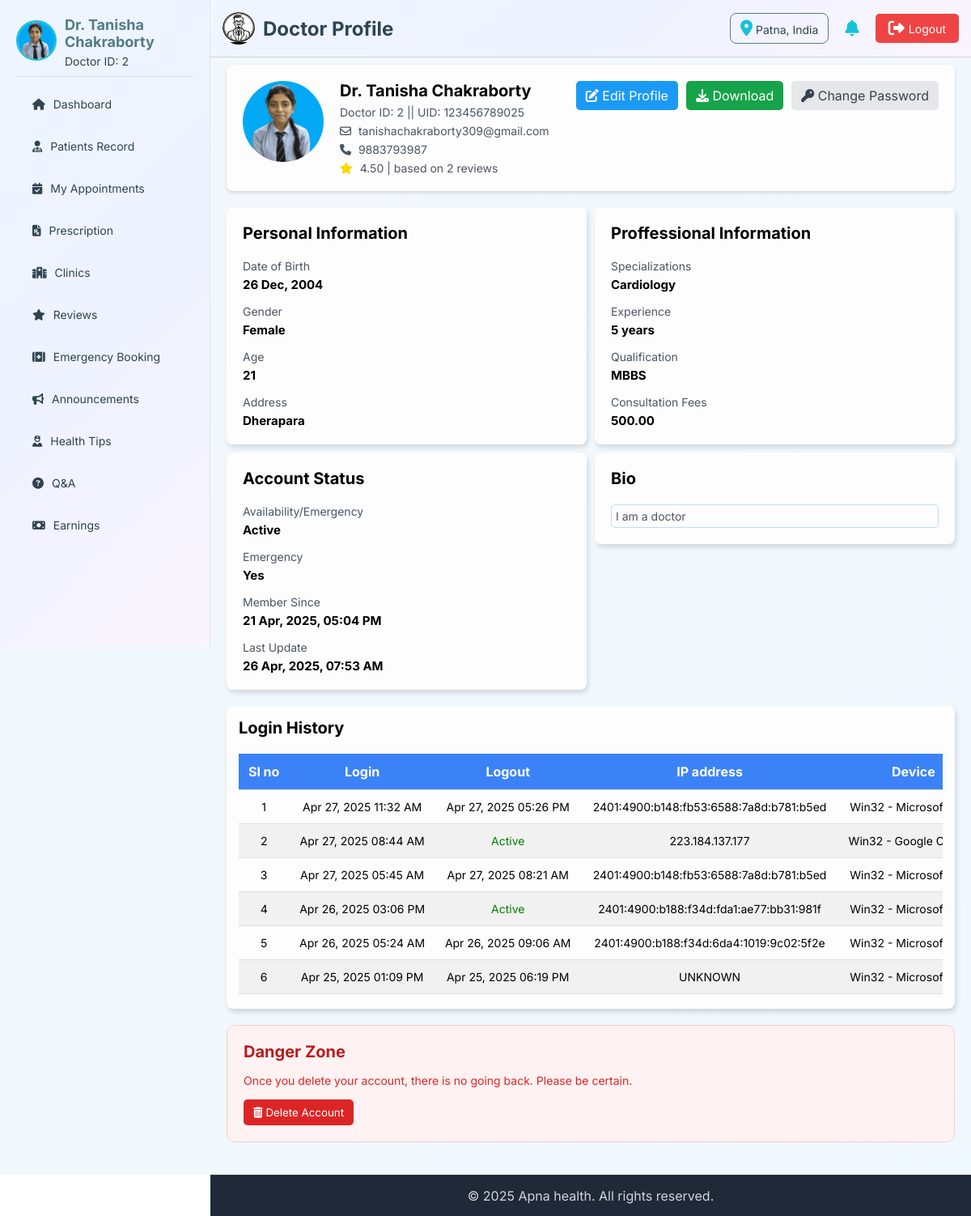
The page /doctor/doctor-profile.php (signed in) on the database its author committed.
### tables this page shows
CREATE TABLE `doctor` (
  `doctor_id` int(11) NOT NULL,
  `UID` varchar(20) NOT NULL,
  `name` varchar(255) NOT NULL,
  `email` varchar(255) NOT NULL,
  `phone` varchar(15) DEFAULT NULL,
  `password` varchar(255) NOT NULL,
  `specialization` varchar(255) DEFAULT NULL,
  `experience` int(11) DEFAULT NULL,
  `qualification` text DEFAULT NULL,
  `bio` text DEFAULT NULL,
  `profile_img` varchar(255) DEFAULT NULL,
  `rating` decimal(3,2) DEFAULT 0.00,
  `total_reviews` int(11) DEFAULT 0,
  `availability` enum('Active','Inactive','Blocked') DEFAULT 'Active',
  `address` varchar(512) DEFAULT NULL,
  `gender` enum('Male','Female','Other') DEFAULT NULL,
  `dob` date DEFAULT NULL,
  `fees` decimal(10,2) DEFAULT NULL,
  `emergency` enum('Yes','No') DEFAULT NULL,
  `created_at` timestamp NOT NULL DEFAULT current_timestamp(),
  `updated_at` timestamp NOT NULL DEFAULT current_timestamp() ON UPDATE current_timestamp()
);

CREATE TABLE `log_info` (
  `log_id` int(11) NOT NULL,
  `admin_id` int(11) DEFAULT NULL,
  `doctor_id` int(11) DEFAULT NULL,
  `patient_id` int(11) DEFAULT NULL,
  `login_time` timestamp NOT NULL DEFAULT current_timestamp(),
  `logout_time` timestamp NULL DEFAULT NULL,
  `ip_address` varchar(45) DEFAULT NULL,
  `device_info` varchar(255) DEFAULT NULL,
  `location` varchar(255) DEFAULT NULL,
  `status` enum('Success','Failed') NOT NULL,
  `log_type` enum('patient','doctor','admin') NOT NULL
);

### doctor/doctor-profile.php (the view, shortened to what this page needs)
<?php
include '../connection.php';
$doctor_id=$_SESSION['doctor_id']??0;
$stmt = $conn->prepare("SELECT * FROM doctor WHERE doctor_id = ?");
$stmt->bind_param("i", $doctor_id);
$stmt->execute();
$result = $stmt->get_result();
$doctor = $result->fetch_assoc();
$default_img = "../img/user.jpg";
$img = !empty($doctor['profile_img']) ? '../upload/doctor/' . $doctor['profile_img'] : $default_img;
function calculateAge($dob) {
    $birthDate = new DateTime($dob);
    $today = new DateTime();
    $age = $today->diff($birthDate)->y;
    return $age;
}
$age = !empty($doctor['dob']) ? calculateAge($doctor['dob']) : null;
?>
<!DOCTYPE html>
<html lang="en">
<head>
    <link rel="stylesheet" href="https://cdnjs.cloudflare.com/ajax/libs/font-awesome/6.7.2/css/all.min.css"
 />
</head>
<body>
    <?php include 'doctor-header.php';?>
    <main>
        <section class="first-sec">
            <div class="img">
                <img src="<?= $img ?>" alt="doctor">
            </div>
            <div class="basic-details">
                <h3><?= !empty($doctor['name']) ? htmlspecialchars($doctor['name']) : 'N/A' ?></h3>
                <p>Doctor ID: <?= !empty($doctor_id) ? $doctor_id : 'N/A' ?> || UID:
                    <?= !empty($doctor['UID']) ? htmlspecialchars($doctor['UID']) : 'N/A' ?></p>
                <p><i class="far fa-envelope"></i>
                    <?= !empty($doctor['email']) ? htmlspecialchars($doctor['email']) : 'N/A' ?></p>
                <p><i class="fas fa-phone"></i>
                    <?= !empty($doctor['phone']) ? htmlspecialchars($doctor['phone']) : 'N/A' ?></p>
                <p>
                    <i class="fa-solid fa-star" style="color: gold;"></i>
                    <?= !empty($doctor['rating']) ? htmlspecialchars($doctor['rating']) : 'N/A' ?> | based on
                    <?= !empty($doctor['total_reviews']) ? htmlspecialchars($doctor['total_reviews']) : 'N/A' ?> reviews
                </p>
            </div>
            <div class="action-btn">
                <a href="doctor-profileEdit.php?doctor_id=<?= $doctor_id ?>" class="edit"><i class="fas fa-edit"></i> Edit
                    Profile</a>
                <a href="download.php?id=<?= $doctor_id ?>" class="download"><i class="fas fa-download"></i>
                    Download</a>
                <a href="change-password.php?id=<?= $doctor_id ?>" class="password"><i class="fas fa-key"></i> Change
                    Password</a>
            </div>
        </section>
        <section class="third-sec">
            <div class="data-box">
                <h3>Personal Information</h3>
                <div class="box-data">
                    <div>
                        <p>Date of Birth</p>
                        <h4><?= !empty($doctor['dob']) ? date("d M, Y", strtotime($doctor['dob'])) : 'N/A' ?></h4>
                    </div>
                    <div>
                        <p>Gender</p>
                        <h4>
                            <?= !empty($doctor['gender']) ? htmlspecialchars($doctor['gender']) : 'N/A' ?>
                        </h4>
                    </div>
                    <div>
                        <p>Age</p>
                        <h4>
                            <?= $age !== null ? $age : 'N/A' ?>
                        </h4>
                    </div>
                    <div>
                        <p>Address</p>
                        <h4><?= !empty($doctor['address']) ? htmlspecialchars($doctor['address']) : 'N/A' ?>
                        </h4>
                    </div>
                </div>
            </div>
            <div class="data-box">
                <h3>Proffessional Information</h3>
                <div class="box-data">
                    <div>
                        <p>Specializations</p>
                        <h4><?= !empty($doctor['specialization']) ? htmlspecialchars($doctor['specialization']) : 'N/A' ?>
                        </h4>
                    </div>
                    <div>
                        <p>Experience</p>
                        <h4>
                            <?= !empty($doctor['experience']) ? htmlspecialchars($doctor['experience']) : 'N/A' ?> years
                        </h4>
                    </div>
                    <div>
                        <p>Qualification</p>
                        <h4><?= !empty($doctor['qualification']) ? htmlspecialchars($doctor['qualification']) : 'N/A' ?>
                        </h4>
                    </div>
                    <div>
                        <p>Consultation Fees</p>
                        <h4><?= !empty($doctor['fees']) ? htmlspecialchars($doctor['fees']) : 'N/A' ?>
                        </h4>
                    </div>
                </div>
            </div>
            <div class="data-box">
                <h3>Account Status</h3>
                <div class="box-data">
                    <div>
                        <p>Availability/Emergency</p>
                        <h4>
                            <?= !empty($doctor['availability']) ? htmlspecialchars($doctor['availability']) : 'N/A' ?>
                        </h4>
                    </div>
                    <div>
                        <p>Emergency</p>
                        <h4>
                            <?= !empty($doctor['emergency']) ? htmlspecialchars($doctor['emergency']) : 'N/A' ?>
                        </h4>
                    </div>
                    <div>
                        <p>Member Since</p>
                        <h4><?= !empty($doctor['created_at']) ? date("d M, Y, h:i A", strtotime($doctor['created_at'])) : 'N/A' ?>
                        </h4>
                    </div>
                    <div>
                        <p>Last Update</p>
                        <h4>
                            <?= !empty($doctor['updated_at']) ? date("d M, Y, h:i A", strtotime($doctor['updated_at'])) : 'N/A' ?>
                        </h4>
                    </div>
                </div>
            </div>
            <div class="data-box">
                <h3>Bio</h3>
                <div class="box-data" id="bio">
                    <p><?= !empty($doctor['bio']) ? htmlspecialchars($doctor['bio']) : 'N/A' ?></p>
                </div>
            </div>
        </section>
        <section class="forth-sec">
            <h3>Login History</h3>
            <div class="table">
                <table>
                    <thead>
                        <tr>
                            <th>Sl no</th>
                            <th>Login</th>
                            <th>Logout</th>
                            <th>IP address</th>
                            <th>Device</th>
                        </tr>
                    </thead>
                    <tbody>
                        <?php
                            $query = "SELECT *
                                    FROM log_info
                                    WHERE doctor_id = $doctor_id
                                    AND log_type = 'doctor'
                                    AND status = 'Success'
                                    ORDER BY login_time DESC";
                            $result = mysqli_query($conn, $query);
                            $sl = 1;
                        if (!empty($result) && mysqli_num_rows($result) > 0):
                        while ($log = mysqli_fetch_assoc($result)):
                        ?>
                        <tr>
                            <td><?= $sl++ ?></td>
                            <td><?= date('M d, Y h:i A', strtotime($log['login_time'])) ?></td>
                            <td>
                                <?= $log['logout_time'] ? date('M d, Y h:i A', strtotime($log['logout_time'])) : '<span style="color: green;">Active</span>' ?>
                            </td>
                            <td><?= htmlspecialchars($log['ip_address']) ?></td>
                            <td><?= htmlspecialchars($log['device_info']) ?></td>
                        </tr>
                        <?php endwhile; ?>
                        <?php else: ?>
                        <tr>
                            <td colspan="6">No login history found.</td>
                        </tr>
                        <?php endif; ?>
                    </tbody>
                </table>
            </div>
        </section>
        <section class="fifth-sec">
            <h3>Danger Zone</h3>
            <p>Once you delete your account, there is no going back. Please be certain.</p>
            <form action="doctor-delete-account.php" method="POST"
                onsubmit="return confirm('Are you sure you want to delete your account permanently?');">
                <button type="submit" name="delete_account">
                    <i class="fas fa-trash-alt"></i> Delete Account
                </button>
            </form>
        </section>
    </main>
    <?php include 'doctor-footer.php';?>
</body>
</html>

### doctor/doctor-header.php (shortened to what this page needs)
<?php
include '../connection.php';
$defaultLogo = "../img/logo.jpg";
$logoPath = $defaultLogo;
$logoQuery = mysqli_query($conn, "SELECT logo FROM admin WHERE admin_id = 1 LIMIT 1");
if ($logoQuery && mysqli_num_rows($logoQuery) > 0) {
    $logoData = mysqli_fetch_assoc($logoQuery);
    if (!empty($logoData['logo']) && file_exists('../upload/admin/' . $logoData['logo'])) {
        $logoPath = '../upload/admin/' . $logoData['logo'];
    }
}
$location = "Unknown";
if (isset($_SESSION['doctor_id'])) {
    $pid = $_SESSION['doctor_id'];
    $locQuery = mysqli_query($conn, "SELECT location FROM log_info WHERE doctor_id = $pid ORDER BY login_time DESC LIMIT 1");
    if ($locQuery && mysqli_num_rows($locQuery) > 0) {
        $locData = mysqli_fetch_assoc($locQuery);
        $location = $locData['location'] ?? "Unknown";
    }
}
$doctor_id = $_SESSION['doctor_id'] ?? null;
$doctor_img = '../img/user.jpg';
$doctor_name = 'Guest';
$doctor_id_display = '---';
if ($doctor_id) {
    $sql = "SELECT name, profile_img FROM doctor WHERE doctor_id = '$doctor_id'";
    $result = mysqli_query($conn, $sql);
    if ($row = mysqli_fetch_assoc($result)) {
        $doctor_name = $row['name'];
        $doctor_id_display = $doctor_id;
        if (!empty($row['profile_img']) && file_exists('../upload/doctor/' . $row['profile_img'])) {
            $doctor_img = '../upload/doctor/' . $row['profile_img'];
        }
    }
}
?>
<!DOCTYPE html>
<html lang="en">
<head>
    <link rel="stylesheet" href="https://cdnjs.cloudflare.com/ajax/libs/font-awesome/6.7.2/css/all.min.css"
 />
</head>
<body>
    <header>
        <div class="header-left">
            <img src="<?= $logoPath ?>" alt="logo">
            <h2>
                <?php
            $pageName = basename($_SERVER['PHP_SELF'], '.php');
            $pageName = str_replace('-', ' ', $pageName);
            $pageName = ucwords($pageName);
            echo $pageName;
            ?>
            </h2>
        </div>
        <div class="header-right">
            <div id='location-box'><i class="fa-solid fa-location-dot"></i><span> <?= $location ?> </span></div>
            <i class="fa-solid fa-bell"></i>
            <a href="doctor-logout.php"><i class="fa-solid fa-right-from-bracket"></i> Logout</a>
        </div>
    </header>
    <aside>
        <a href="../doctor/doctor-profile.php" class="profile">
            <span>
                <img src="<?= $doctor_img ?>" alt="Profile Picture">
            </span>
            <span>
                <h3><?= htmlspecialchars($doctor_name) ?></h3>
                <p>Doctor ID: <?= htmlspecialchars($doctor_id_display) ?></p>
            </span>
        </a>
        <ul class="menu">
            <li><a href="doctor-dashboard.php"
                    class="<?= basename($_SERVER['PHP_SELF']) == 'doctor-dashboard.php' ? 'current' : '' ?>"><i
                        class="fa-solid fa-house"></i> Dashboard</a></li>
            <li><a href="doctor-patients-record.php"
                    class="<?= basename($_SERVER['PHP_SELF']) == 'doctor-patients-record.php' ? 'current' : '' ?>"><i
                        class="fa-solid fa-user-doctor"></i> Patients Record</a></li>
            <li><a href="doctor-appointment.php"
                    class="<?= basename($_SERVER['PHP_SELF']) == 'doctor-appointment.php' ? 'current' : '' ?>"><i
                        class="fa-solid fa-calendar-check"></i>My Appointments</a></li>
            <li><a href="doctor-prescription.php"
                    class="<?= basename($_SERVER['PHP_SELF']) == 'doctor-prescription.php' ? 'current' : '' ?>"><i
                        class="fa-solid fa-file-prescription"></i> Prescription</a></li>
            <li><a href="doctor-clinic.php"
                    class="<?= basename($_SERVER['PHP_SELF']) == 'doctor-clinic.php' ? 'current' : '' ?>"><i
                        class="fa-solid fa-hospital"></i> Clinics</a></li>
            <li><a href="doctor-reviews.php"
                    class="<?= basename($_SERVER['PHP_SELF']) == 'doctor-reviews.php' ? 'current' : '' ?>"><i
                        class="fa-solid fa-star"></i> Reviews</a></li>
            <li><a href="doctor-emergency.php"
                    class="<?= basename($_SERVER['PHP_SELF']) == 'doctor-emergency.php' ? 'current' : '' ?>"><i
                        class="fa-solid fa-kit-medical"></i> Emergency Booking</a></li>
            <li><a href="doctor-announcements.php"
                    class="<?= basename($_SERVER['PHP_SELF']) == 'doctor-announcements.php' ? 'current' : '' ?>"><i
                        class="fa-solid fa-bullhorn"></i> Announcements </a></li>
            <li><a href="doctor-healthtips.php"
                    class="<?= basename($_SERVER['PHP_SELF']) == 'doctor-healthtips.php' ? 'current' : '' ?>"><i
                        class="fa-solid fa-user-nurse"></i> Health Tips</a></li>
            <li><a href="doctor-qna.php"
                    class="<?= basename($_SERVER['PHP_SELF']) == 'doctor-qna.php' ? 'current' : '' ?>"><i
                        class="fa-solid fa-circle-question"></i> Q&A </a></li>
            <li><a href="doctor-earnings.php"
                    class="<?= basename($_SERVER['PHP_SELF']) == 'doctor-earnings.php' ? 'current' : '' ?>"><i
                        class="fa-solid fa-money-bill"></i> Earnings </a></li>
        </ul>
    </aside>
</body>
</html>

### rows shown on the page
doctor: profile_img (picture), name "Dr. Tanisha Chakraborty", UID "123456789025", email "tanishachakraborty309@gmail.com", phone "9883793987", rating "4.50", total_reviews "2", dob "26 Dec, 2004", gender "Female", dob "21", address "Dherapara", specialization "Cardiology", experience "5", qualification "MBBS", fees "500.00", availability "Active", emergency "Yes", created_at "21 Apr, 2025, 05:04 PM", updated_at "26 Apr, 2025, 07:53 AM", bio "I am a doctor"
log_info: login_time "Apr 27, 2025 11:32 AM", logout_time "Apr 27, 2025 05:26 PM", ip_address "2401:4900:b148:fb53:6588:7a8d:b781:b5ed", device_info "Win32 -…"
log_info: login_time "Apr 27, 2025 08:44 AM", shows "Active", ip_address "223.184.137.177", device_info "Win32 - Google…"
log_info: login_time "Apr 27, 2025 05:45 AM", logout_time "Apr 27, 2025 08:21 AM", ip_address "2401:4900:b148:fb53:6588:7a8d:b781:b5ed", device_info "Win32 -…"
log_info: login_time "Apr 26, 2025 03:06 PM", shows "Active", ip_address "2401:4900:b188:f34d:fda1:ae77:bb31:981f", device_info "Win32 -…"
log_info: login_time "Apr 26, 2025 05:24 AM", logout_time "Apr 26, 2025 09:06 AM", ip_address "2401:4900:b188:f34d:6da4:1019:9c02:5f2e", device_info "Win32 -…"
log_info: login_time "Apr 25, 2025 01:09 PM", logout_time "Apr 25, 2025 06:19 PM", ip_address "UNKNOWN", device_info "Win32 -…"

### other values the page prints
$pageName "Doctor Profile"
$location "Patna, India"
$doctor_id_display "2"
$doctor_id "2"
